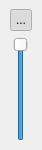
  <widget class="QDockWidget" name="volumeWidget">
   <property name="sizePolicy">
    <sizepolicy hsizetype="Fixed" vsizetype="Fixed">
     <horstretch>0</horstretch>
     <verstretch>0</verstretch>
    </sizepolicy>
   </property>
   <property name="minimumSize">
    <size>
     <width>42</width>
     <height>150</height>
    </size>
   </property>
   <property name="maximumSize">
    <size>
     <width>42</width>
     <height>150</height>
    </size>
   </property>
   <property name="features">
    <set>QDockWidget::NoDockWidgetFeatures</set>
   </property>
   <property name="allowedAreas">
    <set>Qt::BottomDockWidgetArea</set>
   </property>
   <property name="windowTitle">
    <string>Vol&amp;ume</string>
   </property>
   <attribute name="dockWidgetArea">
    <number>8</number>
   </attribute>
   <widget class="QWidget" name="dockWidgetContents_5">
    <layout class="QVBoxLayout" name="verticalLayout_4">
     <item>
      <layout class="QHBoxLayout" name="volumeWidgetHorizLayout_1">
       <item>
        <widget class="QToolButton" name="toolButtonAudioToggle">
         <property name="enabled">
          <bool>true</bool>
         </property>
         <property name="sizePolicy">
          <sizepolicy hsizetype="Fixed" vsizetype="Fixed">
           <horstretch>0</horstretch>
           <verstretch>0</verstretch>
          </sizepolicy>
         </property>
         <property name="minimumSize">
          <size>
           <width>22</width>
           <height>22</height>
          </size>
         </property>
         <property name="maximumSize">
          <size>
           <width>22</width>
           <height>22</height>
          </size>
         </property>
         <property name="text">
          <string>...</string>
         </property>
         <property name="icon">
          <iconset resource="avidemux.qrc">
           <normaloff>:/new/prefix1/pics/volume_off.png</normaloff>
           <normalon>:/new/prefix1/pics/volume.png</normalon>:/new/prefix1/pics/volume_off.png</iconset>
         </property>
         <property name="checkable">
          <bool>true</bool>
         </property>
         <property name="checked">
          <bool>true</bool>
         </property>
        </widget>
       </item>
      </layout>
     </item>
     <item>
      <layout class="QHBoxLayout" name="volumeWidgetHorizLayout_2">
       <item>
        <widget class="QSlider" name="horizontalSlider_2">
         <property name="sizePolicy">
          <sizepolicy hsizetype="Fixed" vsizetype="Minimum">
           <horstretch>0</horstretch>
           <verstretch>0</verstretch>
          </sizepolicy>
         </property>
         <property name="minimumSize">
          <size>
           <width>22</width>
           <height>50</height>
          </size>
         </property>
         <property name="maximumSize">
          <size>
           <width>22</width>
           <height>16777215</height>
          </size>
         </property>
         <property name="maximum">
          <number>100</number>
         </property>
         <property name="value">
          <number>100</number>
         </property>
         <property name="orientation">
          <enum>Qt::Vertical</enum>
         </property>
        </widget>
       </item>
      </layout>
     </item>
    </layout>
   </widget>
  </widget>
